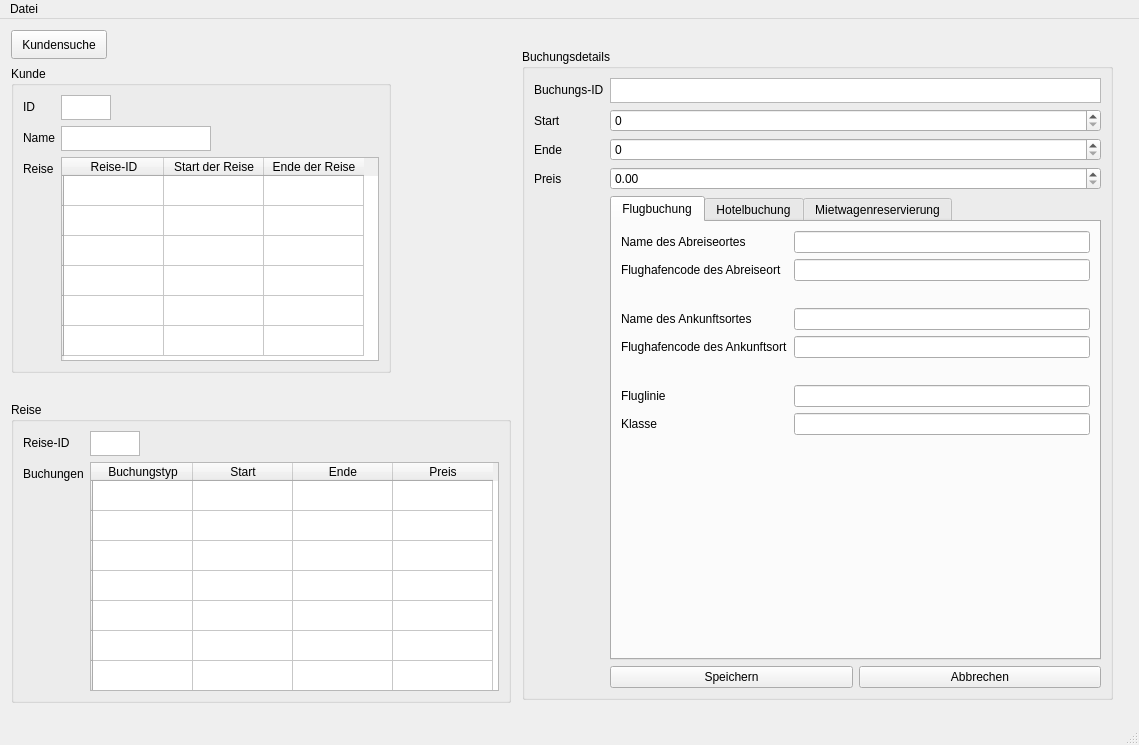
<?xml version="1.0" encoding="UTF-8"?>
<ui version="4.0">
 <class>MainWindow</class>
 <widget class="QMainWindow" name="MainWindow">
  <property name="geometry">
   <rect>
    <x>0</x>
    <y>0</y>
    <width>1139</width>
    <height>745</height>
   </rect>
  </property>
  <property name="windowTitle">
   <string>UpAndAway</string>
  </property>
  <property name="windowIcon">
   <iconset theme="face-smile">
    <normaloff>.</normaloff>.</iconset>
  </property>
  <property name="inputMethodHints">
   <set>Qt::ImhMultiLine</set>
  </property>
  <widget class="QWidget" name="centralwidget">
   <widget class="QPushButton" name="pushButton">
    <property name="geometry">
     <rect>
      <x>11</x>
      <y>11</y>
      <width>96</width>
      <height>29</height>
     </rect>
    </property>
    <property name="text">
     <string>Kundensuche</string>
    </property>
   </widget>
   <widget class="QGroupBox" name="groupBox">
    <property name="geometry">
     <rect>
      <x>11</x>
      <y>47</y>
      <width>380</width>
      <height>307</height>
     </rect>
    </property>
    <property name="minimumSize">
     <size>
      <width>380</width>
      <height>200</height>
     </size>
    </property>
    <property name="title">
     <string>Kunde</string>
    </property>
    <layout class="QFormLayout" name="formLayout">
     <item row="0" column="0">
      <widget class="QLabel" name="label">
       <property name="text">
        <string>ID</string>
       </property>
      </widget>
     </item>
     <item row="1" column="0">
      <widget class="QLabel" name="label_2">
       <property name="text">
        <string>Name</string>
       </property>
      </widget>
     </item>
     <item row="2" column="1">
      <widget class="QTableWidget" name="tableWidget">
       <property name="inputMethodHints">
        <set>Qt::ImhNone</set>
       </property>
       <property name="verticalScrollBarPolicy">
        <enum>Qt::ScrollBarAlwaysOff</enum>
       </property>
       <property name="horizontalScrollBarPolicy">
        <enum>Qt::ScrollBarAlwaysOff</enum>
       </property>
       <row>
        <property name="text">
         <string/>
        </property>
       </row>
       <row>
        <property name="text">
         <string/>
        </property>
       </row>
       <row>
        <property name="text">
         <string/>
        </property>
       </row>
       <row>
        <property name="text">
         <string/>
        </property>
       </row>
       <row>
        <property name="text">
         <string/>
        </property>
       </row>
       <row>
        <property name="text">
         <string/>
        </property>
       </row>
       <column>
        <property name="text">
         <string>Reise-ID</string>
        </property>
       </column>
       <column>
        <property name="text">
         <string>Start der Reise</string>
        </property>
       </column>
       <column>
        <property name="text">
         <string>Ende der Reise</string>
        </property>
       </column>
      </widget>
     </item>
     <item row="2" column="0">
      <widget class="QLabel" name="label_3">
       <property name="text">
        <string>Reise</string>
       </property>
      </widget>
     </item>
     <item row="0" column="1">
      <widget class="QTextBrowser" name="KundeID">
       <property name="maximumSize">
        <size>
         <width>50</width>
         <height>25</height>
        </size>
       </property>
       <property name="inputMethodHints">
        <set>Qt::ImhNone</set>
       </property>
       <property name="verticalScrollBarPolicy">
        <enum>Qt::ScrollBarAlwaysOff</enum>
       </property>
      </widget>
     </item>
     <item row="1" column="1">
      <widget class="QTextBrowser" name="KundeName">
       <property name="maximumSize">
        <size>
         <width>150</width>
         <height>25</height>
        </size>
       </property>
       <property name="verticalScrollBarPolicy">
        <enum>Qt::ScrollBarAlwaysOff</enum>
       </property>
      </widget>
     </item>
    </layout>
   </widget>
   <widget class="QGroupBox" name="groupBox_2">
    <property name="geometry">
     <rect>
      <x>11</x>
      <y>383</y>
      <width>500</width>
      <height>301</height>
     </rect>
    </property>
    <property name="minimumSize">
     <size>
      <width>500</width>
      <height>200</height>
     </size>
    </property>
    <property name="title">
     <string>Reise</string>
    </property>
    <layout class="QFormLayout" name="formLayout_2">
     <item row="0" column="0">
      <widget class="QLabel" name="label_4">
       <property name="text">
        <string>Reise-ID</string>
       </property>
      </widget>
     </item>
     <item row="1" column="0">
      <widget class="QLabel" name="label_5">
       <property name="text">
        <string>Buchungen</string>
       </property>
      </widget>
     </item>
     <item row="1" column="1">
      <widget class="QTableWidget" name="tableWidget_2">
       <property name="verticalScrollBarPolicy">
        <enum>Qt::ScrollBarAlwaysOff</enum>
       </property>
       <property name="horizontalScrollBarPolicy">
        <enum>Qt::ScrollBarAlwaysOff</enum>
       </property>
       <row>
        <property name="text">
         <string/>
        </property>
       </row>
       <row>
        <property name="text">
         <string/>
        </property>
       </row>
       <row>
        <property name="text">
         <string/>
        </property>
       </row>
       <row>
        <property name="text">
         <string/>
        </property>
       </row>
       <row>
        <property name="text">
         <string/>
        </property>
       </row>
       <row>
        <property name="text">
         <string/>
        </property>
       </row>
       <row>
        <property name="text">
         <string/>
        </property>
       </row>
       <row>
        <property name="text">
         <string/>
        </property>
       </row>
       <row>
        <property name="text">
         <string/>
        </property>
       </row>
       <column>
        <property name="text">
         <string>Buchungstyp</string>
        </property>
       </column>
       <column>
        <property name="text">
         <string>Start</string>
        </property>
       </column>
       <column>
        <property name="text">
         <string>Ende</string>
        </property>
       </column>
       <column>
        <property name="text">
         <string>Preis</string>
        </property>
       </column>
      </widget>
     </item>
     <item row="0" column="1">
      <widget class="QTextBrowser" name="ReiseID">
       <property name="maximumSize">
        <size>
         <width>50</width>
         <height>25</height>
        </size>
       </property>
       <property name="verticalScrollBarPolicy">
        <enum>Qt::ScrollBarAlwaysOff</enum>
       </property>
      </widget>
     </item>
    </layout>
   </widget>
   <widget class="QGroupBox" name="groupBox_3">
    <property name="geometry">
     <rect>
      <x>522</x>
      <y>30</y>
      <width>591</width>
      <height>651</height>
     </rect>
    </property>
    <property name="title">
     <string>Buchungsdetails</string>
    </property>
    <layout class="QFormLayout" name="formLayout_4">
     <item row="0" column="0">
      <widget class="QLabel" name="label_6">
       <property name="text">
        <string>Buchungs-ID</string>
       </property>
      </widget>
     </item>
     <item row="0" column="1">
      <widget class="QTextBrowser" name="BuchungsID">
       <property name="minimumSize">
        <size>
         <width>0</width>
         <height>0</height>
        </size>
       </property>
       <property name="maximumSize">
        <size>
         <width>500</width>
         <height>25</height>
        </size>
       </property>
       <property name="verticalScrollBarPolicy">
        <enum>Qt::ScrollBarAlwaysOff</enum>
       </property>
      </widget>
     </item>
     <item row="1" column="0">
      <widget class="QLabel" name="label_7">
       <property name="text">
        <string>Start</string>
       </property>
      </widget>
     </item>
     <item row="2" column="0">
      <widget class="QLabel" name="label_8">
       <property name="text">
        <string>Ende</string>
       </property>
      </widget>
     </item>
     <item row="2" column="1">
      <widget class="QSpinBox" name="BuchungEnde">
       <property name="maximum">
        <number>99999999</number>
       </property>
      </widget>
     </item>
     <item row="3" column="0">
      <widget class="QLabel" name="label_9">
       <property name="text">
        <string>Preis</string>
       </property>
      </widget>
     </item>
     <item row="3" column="1">
      <widget class="QDoubleSpinBox" name="BuchungPreis">
       <property name="maximum">
        <double>99999999.989999994635582</double>
       </property>
      </widget>
     </item>
     <item row="4" column="1">
      <widget class="QTabWidget" name="tabWidget">
       <property name="currentIndex">
        <number>0</number>
       </property>
       <widget class="QWidget" name="Flug">
        <attribute name="title">
         <string>Flugbuchung</string>
        </attribute>
        <layout class="QFormLayout" name="formLayout_7">
         <item row="1" column="0">
          <widget class="QLabel" name="label_17">
           <property name="text">
            <string>Flughafencode des Abreiseort</string>
           </property>
          </widget>
         </item>
         <item row="4" column="0">
          <widget class="QLabel" name="label_18">
           <property name="text">
            <string>Flughafencode des Ankunftsort</string>
           </property>
          </widget>
         </item>
         <item row="6" column="0">
          <widget class="QLabel" name="label_19">
           <property name="text">
            <string>Fluglinie</string>
           </property>
          </widget>
         </item>
         <item row="7" column="0">
          <widget class="QLabel" name="label_20">
           <property name="text">
            <string>Klasse</string>
           </property>
          </widget>
         </item>
         <item row="1" column="1">
          <widget class="QLineEdit" name="Abreiseort"/>
         </item>
         <item row="4" column="1">
          <widget class="QLineEdit" name="Ankunftsort">
           <property name="readOnly">
            <bool>false</bool>
           </property>
          </widget>
         </item>
         <item row="6" column="1">
          <widget class="QLineEdit" name="Fluglinie"/>
         </item>
         <item row="7" column="1">
          <widget class="QLineEdit" name="Klasse"/>
         </item>
         <item row="0" column="0">
          <widget class="QLabel" name="label_21">
           <property name="text">
            <string>Name des Abreiseortes</string>
           </property>
          </widget>
         </item>
         <item row="3" column="0">
          <widget class="QLabel" name="label_22">
           <property name="text">
            <string>Name des Ankunftsortes</string>
           </property>
          </widget>
         </item>
         <item row="3" column="1">
          <widget class="QLineEdit" name="NameAnkunftsort">
           <property name="readOnly">
            <bool>true</bool>
           </property>
          </widget>
         </item>
         <item row="0" column="1">
          <widget class="QLineEdit" name="NameAbreiseort">
           <property name="readOnly">
            <bool>true</bool>
           </property>
          </widget>
         </item>
         <item row="2" column="1">
          <spacer name="verticalSpacer">
           <property name="orientation">
            <enum>Qt::Vertical</enum>
           </property>
           <property name="sizeType">
            <enum>QSizePolicy::Maximum</enum>
           </property>
           <property name="sizeHint" stdset="0">
            <size>
             <width>20</width>
             <height>15</height>
            </size>
           </property>
          </spacer>
         </item>
         <item row="5" column="1">
          <spacer name="verticalSpacer_2">
           <property name="orientation">
            <enum>Qt::Vertical</enum>
           </property>
           <property name="sizeType">
            <enum>QSizePolicy::Maximum</enum>
           </property>
           <property name="sizeHint" stdset="0">
            <size>
             <width>20</width>
             <height>15</height>
            </size>
           </property>
          </spacer>
         </item>
        </layout>
       </widget>
       <widget class="QWidget" name="Hotel">
        <attribute name="title">
         <string>Hotelbuchung</string>
        </attribute>
        <layout class="QFormLayout" name="formLayout_5">
         <item row="0" column="0">
          <widget class="QLabel" name="label_10">
           <property name="text">
            <string>Hotel                                   </string>
           </property>
          </widget>
         </item>
         <item row="0" column="1">
          <widget class="QLineEdit" name="Hotel_2"/>
         </item>
         <item row="1" column="0">
          <widget class="QLabel" name="label_11">
           <property name="text">
            <string>Stadt</string>
           </property>
          </widget>
         </item>
         <item row="1" column="1">
          <widget class="QLineEdit" name="Stadt"/>
         </item>
         <item row="2" column="0">
          <widget class="QLabel" name="label_12">
           <property name="text">
            <string>Zimmertyp</string>
           </property>
          </widget>
         </item>
         <item row="2" column="1">
          <widget class="QLineEdit" name="Zimmertyp"/>
         </item>
        </layout>
       </widget>
       <widget class="QWidget" name="Wagen">
        <attribute name="title">
         <string>Mietwagenreservierung</string>
        </attribute>
        <layout class="QFormLayout" name="formLayout_6">
         <item row="0" column="0">
          <widget class="QLabel" name="label_13">
           <property name="text">
            <string>Abholort                         </string>
           </property>
          </widget>
         </item>
         <item row="1" column="0">
          <widget class="QLabel" name="label_14">
           <property name="text">
            <string>Rückgabeort</string>
           </property>
          </widget>
         </item>
         <item row="2" column="0">
          <widget class="QLabel" name="label_15">
           <property name="text">
            <string>Firma</string>
           </property>
          </widget>
         </item>
         <item row="3" column="0">
          <widget class="QLabel" name="label_16">
           <property name="text">
            <string>Fahrzeugklasse</string>
           </property>
          </widget>
         </item>
         <item row="0" column="1">
          <widget class="QLineEdit" name="Abholort"/>
         </item>
         <item row="1" column="1">
          <widget class="QLineEdit" name="Rueckgabeort"/>
         </item>
         <item row="2" column="1">
          <widget class="QLineEdit" name="Firma"/>
         </item>
         <item row="3" column="1">
          <widget class="QLineEdit" name="Fahrzeugklasse"/>
         </item>
        </layout>
       </widget>
      </widget>
     </item>
     <item row="6" column="1">
      <layout class="QHBoxLayout" name="horizontalLayout_2">
       <item>
        <widget class="QPushButton" name="Speichern">
         <property name="minimumSize">
          <size>
           <width>0</width>
           <height>0</height>
          </size>
         </property>
         <property name="inputMethodHints">
          <set>Qt::ImhNone</set>
         </property>
         <property name="text">
          <string>Speichern</string>
         </property>
        </widget>
       </item>
       <item>
        <widget class="QPushButton" name="Abbrechen">
         <property name="maximumSize">
          <size>
           <width>16777215</width>
           <height>16777215</height>
          </size>
         </property>
         <property name="text">
          <string>Abbrechen</string>
         </property>
        </widget>
       </item>
      </layout>
     </item>
     <item row="1" column="1">
      <widget class="QSpinBox" name="BuchungStart">
       <property name="maximum">
        <number>99999999</number>
       </property>
      </widget>
     </item>
    </layout>
   </widget>
  </widget>
  <widget class="QMenuBar" name="menubar">
   <property name="geometry">
    <rect>
     <x>0</x>
     <y>0</y>
     <width>1139</width>
     <height>25</height>
    </rect>
   </property>
   <widget class="QMenu" name="menuDatei">
    <property name="title">
     <string>Datei</string>
    </property>
    <addaction name="separator"/>
    <addaction name="actionEinlesen"/>
   </widget>
   <addaction name="menuDatei"/>
  </widget>
  <widget class="QStatusBar" name="statusbar"/>
  <action name="actionEinlesen">
   <property name="checkable">
    <bool>false</bool>
   </property>
   <property name="text">
    <string>Einlesen</string>
   </property>
  </action>
  <action name="actionAusw_hlen">
   <property name="text">
    <string>Kunde</string>
   </property>
  </action>
  <action name="actionKundensuche">
   <property name="text">
    <string>Kundensuche</string>
   </property>
  </action>
  <action name="actionNach_ID_suchen">
   <property name="text">
    <string>Nach ID suchen...</string>
   </property>
  </action>
 </widget>
 <resources/>
 <connections/>
</ui>
